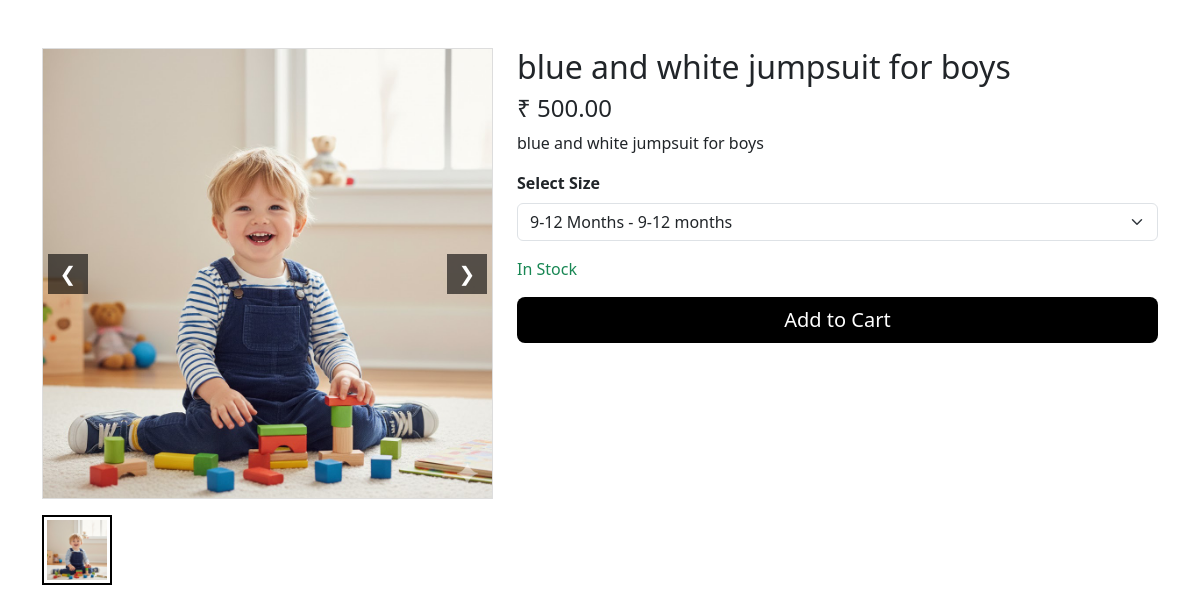
/product/1/, run on the app's committed database.
### products/models.py (models this page shows, shortened)
class Product(models.Model):
    category = models.ForeignKey(Category, on_delete=models.CASCADE)
    brand = models.ForeignKey(
        Brand,
        on_delete=models.SET_NULL,
        null=True,
        blank=True
    )
    name = models.CharField(max_length=200)
    description = models.TextField(blank=True)
    price = models.DecimalField(max_digits=10, decimal_places=2)
    image = models.ImageField(upload_to='products/')
    stock = models.PositiveIntegerField()
    sizes = models.ManyToManyField(Size, blank=True)
    is_available = models.BooleanField(default=True)

### products/views.py (the view)
# urls.py: path('product/<int:id>/', views.product_detail, name='product_detail'),
def product_detail(request, id):
    product = get_object_or_404(Product, id=id, is_available=True)
    return render(request, 'products/product_detail.html', {
        'product': product
    })

### products/models.py (called while the page is built)
    def __str__(self):
        if self.category_type == 'kids':
            return f"{self.label} - {self.age_group}"
        return f"{self.label} ({self.category_type})"

### templates/products/product_detail.html (shortened to what this page needs)
{% load static %}
<!DOCTYPE html>
<html lang="en">
<head>
    <link rel="stylesheet"
          href="https://cdn.jsdelivr.net/npm/bootstrap@5.3.2/dist/css/bootstrap.min.css">
    <link rel="stylesheet" href="{% static 'css/style.css' %}">
</head>
<body>
<div class="container mt-5">
    <div class="row">
        <div class="col-md-5">
            <div class="image-wrapper mb-3">
                <button class="arrow-btn arrow-left" onclick="showPrev()">❮</button>
                <img id="mainImage"
                     src="{{ product.image.url }}"
                     alt="{{ product.name }}">
                <button class="arrow-btn arrow-right" onclick="showNext()">❯</button>
            </div>
            <div class="d-flex gap-2 flex-wrap">
                <img src="{{ product.image.url }}"
                     class="thumb-img active"
                     onclick="changeImage(this)">
            </div>
        </div>
        <div class="col-md-7">
            <h2>{{ product.name }}</h2>
            <h4>₹ {{ product.price }}</h4>
            <p>{{ product.description }}</p>
            {% if product.sizes.all %}
                <label class="form-label"><strong>Select Size</strong></label>
                <select class="form-select mb-3">
                    {% for size in product.sizes.all %}
                        <option>{{ size }}</option>
                    {% endfor %}
                </select>
            {% endif %}
            {% if product.stock > 0 %}
                <p class="text-success">In Stock</p>
            {% else %}
                <p class="text-danger">Out of Stock</p>
            {% endif %}
            <button class="btn btn-dark btn-lg w-100">
                Add to Cart
            </button>
        </div>
    </div>
</div>
</body>
</html>

### static/css/style.css (style rules this page uses)
.btn-dark { background-color: #000; border: none; }
img { max-height: 450px; object-fit: cover; }
.btn-dark { background-color: #000; }
.image-wrapper { position: relative; overflow: hidden; border: 1px solid #ddd; }
.image-wrapper img { width: 100%; transition: transform 0.4s ease; cursor: zoom-in; }
.arrow-btn { position: absolute; top: 50%; transform: translateY(-50%); background: rgba(0,0,0,0.6); color: #fff; border: none; width: 40px; height: 40px; font-size: 20px; cursor: pointer; z-index: 10; }
.arrow-left { left: 5px; }
.arrow-right { right: 5px; }
.thumb-img { height: 70px; cursor: pointer; border: 1px solid #ddd; padding: 3px; }
.thumb-img.active { border: 2px solid #000; }

### data on the page
Product: image (picture), name "blue and white jumpsuit for boys", price "500.00", description "blue and white jumpsuit for boys"

### other printed values
form field value "9-12 Months - 9-12 months"
